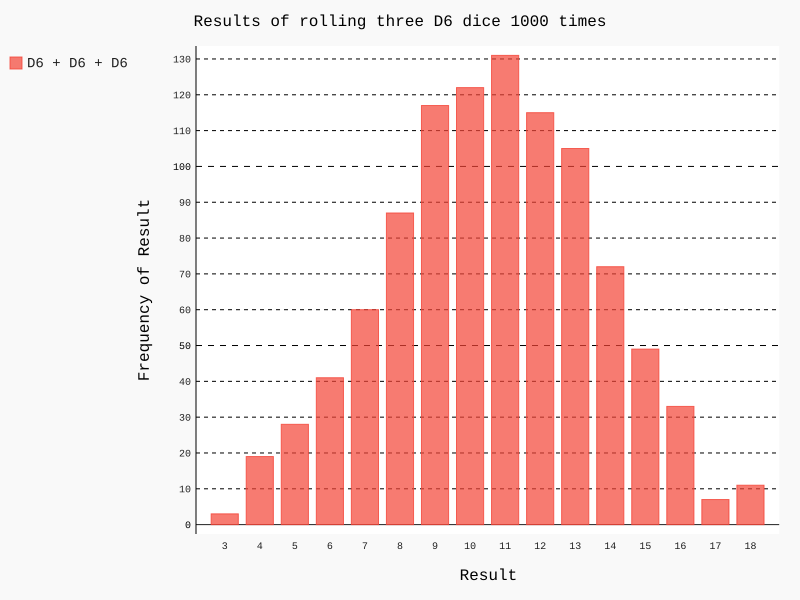

Recreate this plot in Python.
import pygal
from die import Die

# Create two D8 dice
die_1 = Die()
die_2 = Die()
die_3 = Die()

# Make some rolls, and store results in a list
results = [die_1.roll() + die_2.roll() + die_3.roll() for roll_num in range(1000)]

# for roll_num in range(1000):
#     result = die_1.roll() + die_2.roll() + die_3.roll()
#     results.append(result)

# Analyze the results
max_result = die_1.num_sides + die_2.num_sides + die_3.num_sides
frequencies = [results.count(value) for value in range(3, max_result+1)]

# for value in range(3, max_result+1):
#     frequency = results.count(value)
#     frequencies.append(frequency)

# print(frequencies)

# Visualize the results
hist = pygal.Bar()

hist.title = 'Results of rolling three D6 dice 1000 times'
hist.x_labels = list(range(3, 19))
hist.x_title = 'Result'
hist.y_title = 'Frequency of Result'

hist.add('D6 + D6 + D6', frequencies)
hist.render_to_file('three_dice.svg')
